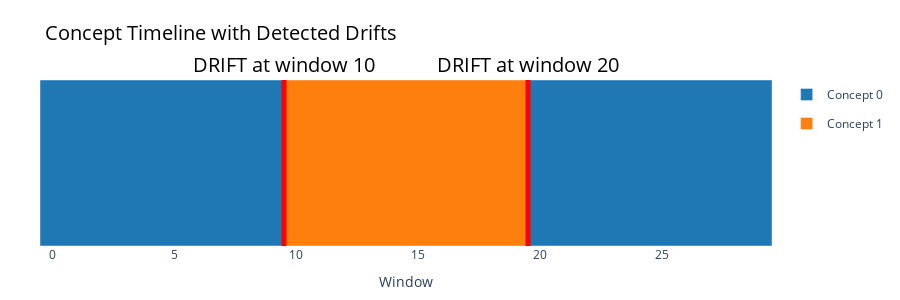

Notebook code cell kept with this figure:
### Markdown cell above
## 7. Visualize Cluster Timeline

### Code cell
# Plot interactive cluster timeline showing concept changes over time
plot_cluster_timeline(labels, drift_locations=drift_locations, 
                     title="Concept Timeline with Detected Drifts")

### Figure 1 — Plotly figure (JSON) as saved in the notebook; plotly's stock layout.template omitted (floating-point values rounded to 4 significant figures)
{"data": [{"hovertemplate": "Windows 0-9<br>Concept 0<extra></extra>", "legendgroup": "0", "marker": {"color": "#1f77b4"}, "name": "Concept 0", "showlegend": true, "type": "bar", "width": [10], "x": [4.5], "y": [1]}, {"hovertemplate": "Windows 10-19<br>Concept 1<extra></extra>", "legendgroup": "1", "marker": {"color": "#ff7f0e"}, "name": "Concept 1", "showlegend": true, "type": "bar", "width": [10], "x": [14.5], "y": [1]}, {"hovertemplate": "Windows 20-29<br>Concept 0<extra></extra>", "legendgroup": "0", "marker": {"color": "#1f77b4"}, "name": "Concept 0", "showlegend": false, "type": "bar", "width": [10], "x": [24.5], "y": [1]}], "layout": {"annotations": [{"font": {"color": "black", "size": 20}, "showarrow": false, "text": "DRIFT at window 10", "x": 9.5, "y": 1, "yanchor": "bottom", "yref": "paper"}, {"font": {"color": "black", "size": 20}, "showarrow": false, "text": "DRIFT at window 20", "x": 19.5, "y": 1, "yanchor": "bottom", "yref": "paper"}], "bargap": 0, "barmode": "overlay", "height": 300, "margin": {"b": 40, "l": 40, "r": 40, "t": 80}, "plot_bgcolor": "white", "shapes": [{"line": {"color": "red", "width": 5}, "type": "line", "x0": 9.5, "x1": 9.5, "y0": 0, "y1": 1, "yref": "y"}, {"line": {"color": "red", "width": 5}, "type": "line", "x0": 19.5, "x1": 19.5, "y0": 0, "y1": 1, "yref": "y"}], "showlegend": true, "title": {"font": {"color": "black", "size": 20}, "text": "Concept Timeline with Detected Drifts"}, "xaxis": {"range": [-0.5, 29.5], "title": {"text": "Window"}}, "yaxis": {"range": [0, 1], "showticklabels": false, "title": {"text": ""}}}}
